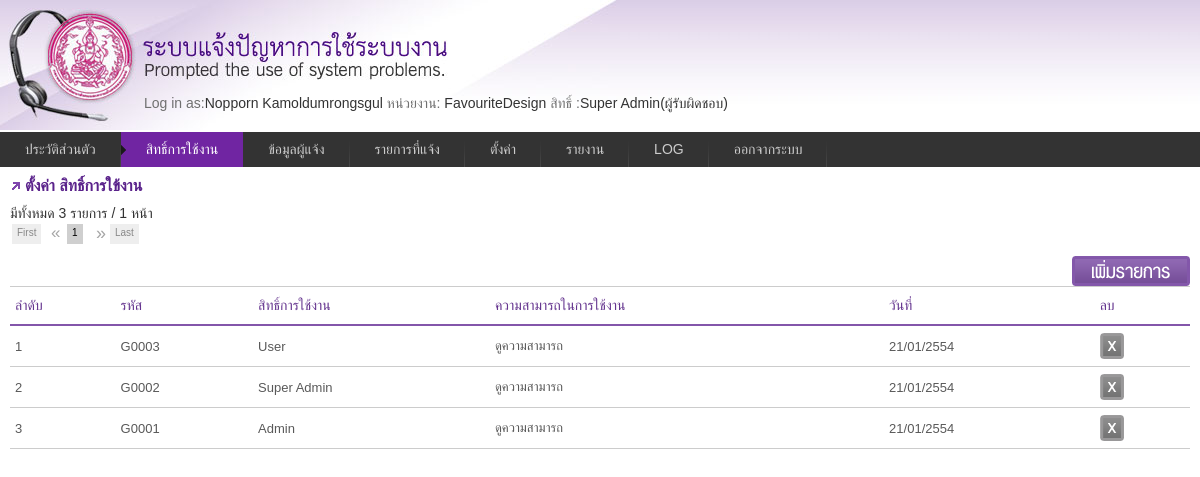
The app's page /usergroup.php (signed in) with its own data.
### tables this page shows
CREATE TABLE `informent` (
  `ID` int(11) NOT NULL auto_increment,
  `Code` varchar(10) default NULL,
  `Name` varchar(50) default NULL,
  `lastname` varchar(50) default NULL,
  `usertypeid` int(11) default NULL,
  `UserGroupID` int(11) default NULL,
  `DepartmentID` int(11) default NULL,
  `DivisionID` int(11) default NULL,
  `GroupID` int(11) default NULL,
  `HumanType` int(11) default NULL,
  `IdCard` varchar(17) default NULL,
  `Tel` varchar(11) default NULL,
  `Email` varchar(255) default NULL,
  `Password` varchar(50) default NULL,
  `DateRegister` datetime default NULL,
  PRIMARY KEY  (`ID`)
);

CREATE TABLE `usergroup` (
  `ID` int(10) NOT NULL auto_increment,
  `Code` varchar(10) default NULL,
  `UserGroupName` varchar(50) default NULL,
  `UserDate` date default NULL,
  `CanAccessAll` char(10) default NULL,
  `level` char(1) default NULL,
  PRIMARY KEY  (`ID`)
);

### include/function.php (called while the page is built, shortened)
<?php
function GetData($tablename, $id)
{
    if($id!='' && $tablename !='')
    {
      $result = mysql_query("SELECT * FROM ".$tablename." WHERE ID=".$id) or die("Error".mysql_error());
      $row = mysql_fetch_array($result);
    }
    return @$row;
}
function GetUserType($id){
	 $type=array("","ผู้รับผิดชอบ","ผู้ประสานงาน ","เจ้าของระบบ","ผู้ใช้งาน");
	 return $type[$id];
}
function GetThaiDate($pDate,$havetime,$showtime)
	{
		 $date = "";
		 if($pDate>0)
		 {
			 $tmpDate = $pDate;
			if (strpos($tmpDate,"/"))
			{
				 $tmpDate = explode("/", $tmpDate);
			}
			else
			{
				$tmpDate = explode("-",$tmpDate);
			}
			$year = (int)$tmpDate[0]+543;
			$date  =  $tmpDate[2]."/".$tmpDate[1]."/".$year;
		}
		return $date;
	}
?>

### include/class_userlogin.php (called while the page is built, shortened)
<?php
class UserLogin{
 function GetPermission($pm_code)
 {
	$sql="select * from usergroup_permission where usergroupid=".$_SESSION["usergroupid"]." and code=".$pm_code;
	$result=mysql_query($sql)or die('Invalid query: ' . mysql_error());
	if($result){
		$item=mysql_fetch_assoc($result);
	}else{ $item="";}
	return $item;
 }
}
?>

### include/config.php (called while the page is built, shortened)
<?
$per_page = 10;
?>

### usergroup/list.php (the view, shortened to what this page needs)
<?php
$num_pages= 1;
								$page= @$_GET['page']!='' ? @$_GET['page'] : 1;
									$sql = "select * from usergroup where 1 ";
												$result = mysql_query($sql);
												$page_start = ( $per_page * $page) - $per_page;
												$num_rows = mysql_num_rows( $result );
									if ( $num_rows <= $per_page )
												$num_pages = 1;
									else if ( ( $num_rows % $per_page ) == 0 )
												$num_pages = ( $num_rows / $per_page );
									else
												$num_pages = ( $num_rows / $per_page ) + 1;
								$num_pages = ( int ) $num_pages;
								$sql .= "  ORDER BY ID  DESC  LIMIT $page_start, $per_page";
								$result = mysql_query($sql) or die("Invalid query: " . mysql_error());
	 ?>
<h3>ตั้งค่า สิทธิ์การใข้งาน</h3>
<div  >มีทั้งหมด <?=$num_rows;?> รายการ  / <?=$num_pages;?> หน้า <div id="pagenavi" ></div></div>
<div id="btnBox"><input type="button" value="เพิ่มรายการ" onclick="document.location='usergroup.php?act=form'" class="btn_add"/></div>
<table class="tblist">
<tr>
  <th align="left">ลำดับ</th>
  <th align="left">รหัส</th>
  <th align="left">สิทธิ์การใช้งาน</th>
  <th align="left">ความสามารถในการใช้งาน</th>
  <th align="left">วันที่</th>
  <th align="left">ลบ</th>
  </tr>
<?
  $i = ($page -1)* $per_page;
  while($rs=mysql_fetch_array($result)){
	 $i++;
?>
<tr>
  <td onclick="window.location='usergroup.php?act=form&id=<?=$rs['ID'];?>';" style="cursor:pointer;"><?=$i;?></td>
  <td onclick="window.location='usergroup.php?act=form&id=<?=$rs['ID'];?>';" style="cursor:pointer;"><?=$rs['Code'];?></td>
  <td onclick="window.location='usergroup.php?act=form&id=<?=$rs['ID'];?>';" style="cursor:pointer;"><?=$rs['UserGroupName'];?></td>
  <td onclick="ViewUsergroupPermission(<?=$rs['ID'];?>);" style="cursor:pointer;">ดูความสามารถ</td>
  <td onclick="window.location='usergroup.php?act=form&id=<?=$rs['ID'];?>';" style="cursor:pointer;"><?=GetThaiDate($rs['UserDate'],0,0);?></td>
  <td><input type="submit" name="delbutton" id="delbutton" value="" class="btn_delete" onclick="ConfirmDelete('usergroup.php?&act=delete&id=<?=$rs['ID'];?>&chk_del=<?php echo $item_9['CanDelete'];?>');" /> </td>
</tr>
<?  } ?>
</table>
</div>

### _menu.php (shortened to what this page needs)
<?
$currentUser = GetData("informent",$_SESSION['id']);
$group = GetData("usergroup",$_SESSION["usergroupid"]);
$agen=GetAgencie($_SESSION["id"]);
?>
<?
	$tmp = explode("/",$_SERVER['SCRIPT_NAME']);
		 $page_name = trim($tmp[count($tmp)-1]);
		$active_1_list = array('profile.php');
		$active_2_list = array('usergroup.php');
		$active_3_list = array('user.php');
		$active_4_list = array('request_list.php');
		$active_5_list = array('setting.php');
		$active_6_list = array('report.php');
		$active_7_list = array('logfile.php');
		if (in_array($page_name, $active_1_list))$m1_class = "current";	else	$m1_class = "";
		if (in_array($page_name, $active_2_list))$m2_class = "current";	else 	$m2_class = "";
		if (in_array($page_name, $active_3_list))$m3_class = "current";	else	$m3_class = "";
		if (in_array($page_name, $active_4_list))$m4_class = "current";	else	$m4_class = "";
		if (in_array($page_name, $active_5_list))$m5_class = "current";	else	$m5_class = "";
		if (in_array($page_name, $active_6_list))$m6_class = "current";	else	$m6_class = "";
		if (in_array($page_name, $active_7_list))$m7_class = "current";	else	$m7_class = "";
?>
<div id="head">
<div style="padding:95px 0 0 144px;">
<span class="gray">Log in as:</span><?php echo $currentUser['Name']." ".$currentUser['lastname'];?>
<span class="gray"> หน่วยงาน:</span>
<?php  if($_SESSION["usergroupid"]=="2"){
			$agen="FavouriteDesign";
		}
			echo $agen;
?>
<?php
$pm =new UserLogin();
    $item_1=$pm->GetPermission(1);
	$item_2=$pm->GetPermission(2);
	$item_3=$pm->GetPermission(3);
	$item_4=$pm->GetPermission(4);
	$item_5=$pm->GetPermission(5);
	$item_6=$pm->GetPermission(6);
	$item_7=$pm->GetPermission(7);
    $item_8=$pm->GetPermission(8);
	$item_10=$pm->GetPermission(10);
    $item_9=$pm->GetPermission(9);
	$item_11=$pm->GetPermission(11);
?>
<span class="gray"> สิทธิ์ :</span><?php echo $group['UserGroupName']; ?>(<?php echo GetUserType($_SESSION["usertype"]); ?>)</div>
</div>
<div class="menu">
		<ul>
			<li><a href="profile.php"  class="<?=$m1_class;?>">ประวัติส่วนตัว</a></li>
			<?php if($item_9['CanView']=="1"){ ?>
            <li><a href="usergroup.php"  class="<?=$m2_class;?>">สิทธิ์การใช้งาน</a></li>
			<?php } ?>
			<?php if($item_8['CanView']=="1"){ ?>
            <li><a href="user.php"  class="<?=$m3_class;?>">ข้อมูลผู้แจ้ง</a></li>
			<?php } ?>
			<li><a href="request_list.php" id="current"  class="<?=$m4_class;?>">รายการที่แจ้ง</a></li>
			 <?php
			 if($item_1['CanView']=="1" || $item_2['CanView']=="1" || $item_3['CanView']=="1" || $item_4['CanView']=="1" || $item_5['CanView']=="1" || $item_6['CanView']=="1" || $item_7['CanView']=="1"){ ?>
            <li><a href="#" class="<?=$m5_class;?>">ตั้งค่า</a>
          </li>
          <?php } ?>
		  	<?php if($item_10['CanView']=="1"){ ?>
            <li><a href="#" class="<?=$m6_class;?>">รายงาน</a>
            </li>
			<?php } ?>
			<?php
				if($item_11['CanView']=="1"){
				 ?>
            <li><a href="logfile.php" class="<?=$m7_class;?>">LOG</a></li>
			<?php } ?>
            <li><a href="#" onclick="ConfirmLogout();">ออกจากระบบ</a></li>
		</ul>
	</div>

### css/paginate.css (style rules this page uses)
.jPaginate { height:34px; position:relative; color:#a5a5a5; font-size:small; width:80%; margin:0px; text-align:center; font-size:10px; clear:both; }

### css/style.css (style rules this page uses)
html,body { font-family:Tahoma, Geneva, sans-serif; font-size:14px; color:#333; background:url(../images/bg_head.jpg) repeat-x; }
h3 { color:#5a228b; padding:0 0 0 15px; font-size:16px; font-weight:700; background:url(../images/bull.gif) no-repeat center left; margin-bottom:10px; }
#head { background:url(../images/head.jpg) no-repeat; height:132px; }
#btnBox { text-align:right;position:relative; float:right; }
.tblist { font-family: "Lucida Sans Unicode", "Lucida Grande", Sans-Serif; font-size: 13px; background: #fff; margin:0; width: 100%; border-collapse: collapse; text-align: left; }
.tblist th { font-size: 14px; font-weight: normal; color:#65358f; padding: 10px 5px; border-top: 1px solid #ccc; border-bottom: 2px solid #8356aa; border-left: 0px solid #ccc; border-right: 0px solid #ccc; }
.tblist td { color:#595959; padding: 5px; height:30px; border-top: 1px solid #ccc; border-bottom: 1px solid #ccc; border-left: 0px solid #ccc; border-right: 0px solid #ccc; }

### css/other.css (style rules this page uses)
.gray { color:#707070 }
.btn_add { width:118px; height:30px; border: none; background: transparent url(../images/btn_add.png) no-repeat center; overflow: hidden; text-indent: -999px; line-height: 0px; display:inline; color: #a63606; cursor: pointer; cursor: hand; }
.btn_delete { width:24px; height:26px; border: none; background: transparent url(../images/btn_delete.png) no-repeat center; overflow: hidden; text-indent: -999px; line-height: 0px; display:inline; color: #a63606; cursor: pointer; cursor: hand; }

### css/menu_style.css (style rules this page uses)
.menu { border:none; border:0px; margin:0px; padding:0px; font: 67.5% "Lucida Sans Unicode", "Bitstream Vera Sans", "Trebuchet Unicode MS", "Lucida Grande", Verdana, Helvetica, sans-serif; font-size:14px; font-weight:bold; }
.menu ul { background:#333; height:35px; list-style:none; margin:0; padding:0; }
.menu li { float:left; padding:0px; }
.menu li a { background:#333 url("../images/seperator.gif") bottom right no-repeat; color:#cccccc; display:block; font-weight:normal; line-height:35px; margin:0px; padding:0px 25px; text-align:center; text-decoration:none; }
.menu .current { background:#7025a2 url('../images/hover_sub.gif') center left no-repeat; border:0px; color:#FFF; text-decoration:none; }

### records on screen
informent: Name "Nopporn", lastname "Kamoldumrongsgul"
usergroup: UserGroupName "Super Admin", Code "G0002", UserDate "21/01/2554"
usergroup: Code "G0003", UserGroupName "User", UserDate "21/01/2554"
usergroup: Code "G0001", UserGroupName "Admin", UserDate "21/01/2554"

### other values on screen
$agen "FavouriteDesign"
GetUserType($_SESSION["usertype"]) "ผู้รับผิดชอบ"
$num_rows "3"
$num_pages "1"
